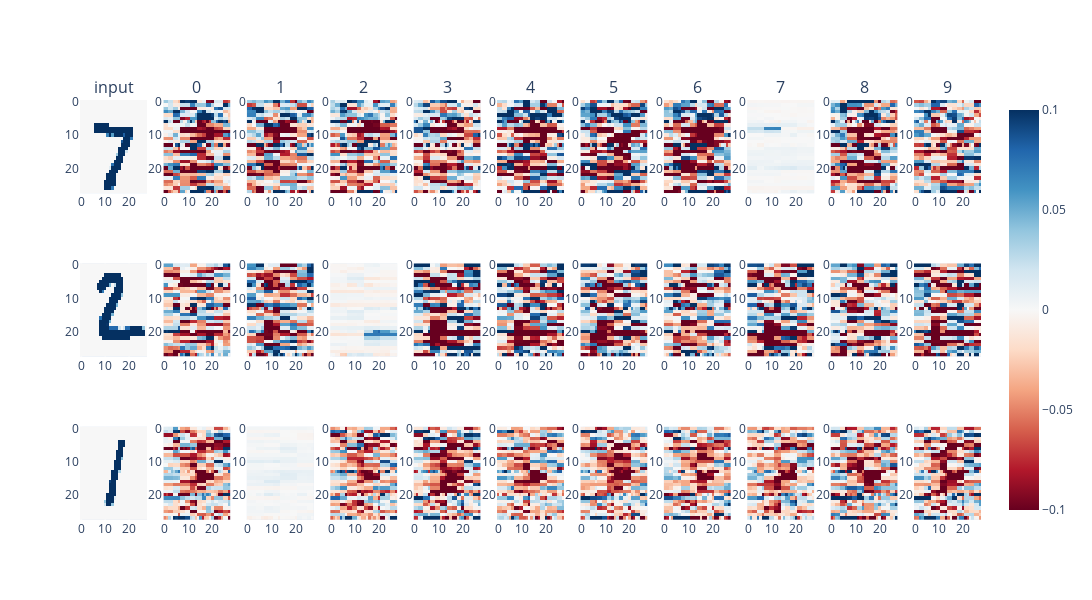

Notebook cell for this chart:
### Code cell
fig = make_subplots(rows=3, cols=11, subplot_titles=["input", *[str(x) for x in range(10)]])

for i in range(3):
    fig_i = px.imshow(shap_values.data[i, 0].numpy())
    fig.add_trace(fig_i["data"][0], row=i+1, col=1)
    fig.update_yaxes(autorange="reversed", row=i+1, col=1)

    for j in range(0, 10):
        fig_ij = px.imshow(shap_values.values[i, 0, :, :, j])
        fig.add_trace(fig_ij["data"][0], row=i+1, col=j+2)
        fig.update_coloraxes(colorscale="Plasma", row=i+1, col=j+2)
        fig.update_yaxes(autorange="reversed", row=i+1, col=j+2)

fig.update_coloraxes(colorscale="RdBu", cmin=-0.1, cmax=0.1)
fig.update_layout(width=1500, height=600)
fig

### Figure 1 — Plotly figure (JSON) as saved in the notebook; plotly's stock layout.template omitted (floating-point values rounded to 4 significant figures; data arrays with more than 128 entries replaced by an {"elided": "..."} marker saying what was removed)
{"data": [{"coloraxis": "coloraxis", "hovertemplate": "x: %{x}<br>y: %{y}<br>color: %{z}<extra></extra>", "name": "0", "type": "heatmap", "xaxis": "x", "yaxis": "y", "z": {"elided": "28x28 float values"}}, {"coloraxis": "coloraxis", "hovertemplate": "x: %{x}<br>y: %{y}<br>color: %{z}<extra></extra>", "name": "0", "type": "heatmap", "xaxis": "x2", "yaxis": "y2", "z": {"elided": "28x28 float values"}}, {"coloraxis": "coloraxis", "hovertemplate": "x: %{x}<br>y: %{y}<br>color: %{z}<extra></extra>", "name": "0", "type": "heatmap", "xaxis": "x3", "yaxis": "y3", "z": {"elided": "28x28 float values"}}, {"coloraxis": "coloraxis", "hovertemplate": "x: %{x}<br>y: %{y}<br>color: %{z}<extra></extra>", "name": "0", "type": "heatmap", "xaxis": "x4", "yaxis": "y4", "z": {"elided": "28x28 float values"}}, {"coloraxis": "coloraxis", "hovertemplate": "x: %{x}<br>y: %{y}<br>color: %{z}<extra></extra>", "name": "0", "type": "heatmap", "xaxis": "x5", "yaxis": "y5", "z": {"elided": "28x28 float values"}}, {"coloraxis": "coloraxis", "hovertemplate": "x: %{x}<br>y: %{y}<br>color: %{z}<extra></extra>", "name": "0", "type": "heatmap", "xaxis": "x6", "yaxis": "y6", "z": {"elided": "28x28 float values"}}, {"coloraxis": "coloraxis", "hovertemplate": "x: %{x}<br>y: %{y}<br>color: %{z}<extra></extra>", "name": "0", "type": "heatmap", "xaxis": "x7", "yaxis": "y7", "z": {"elided": "28x28 float values"}}, {"coloraxis": "coloraxis", "hovertemplate": "x: %{x}<br>y: %{y}<br>color: %{z}<extra></extra>", "name": "0", "type": "heatmap", "xaxis": "x8", "yaxis": "y8", "z": {"elided": "28x28 float values"}}, {"coloraxis": "coloraxis", "hovertemplate": "x: %{x}<br>y: %{y}<br>color: %{z}<extra></extra>", "name": "0", "type": "heatmap", "xaxis": "x9", "yaxis": "y9", "z": {"elided": "28x28 float values"}}, {"coloraxis": "coloraxis", "hovertemplate": "x: %{x}<br>y: %{y}<br>color: %{z}<extra></extra>", "name": "0", "type": "heatmap", "xaxis": "x10", "yaxis": "y10", "z": {"elided": "28x28 float values"}}, {"coloraxis": "coloraxis", "hovertemplate": "x: %{x}<br>y: %{y}<br>color: %{z}<extra></extra>", "name": "0", "type": "heatmap", "xaxis": "x11", "yaxis": "y11", "z": {"elided": "28x28 float values"}}, {"coloraxis": "coloraxis", "hovertemplate": "x: %{x}<br>y: %{y}<br>color: %{z}<extra></extra>", "name": "0", "type": "heatmap", "xaxis": "x12", "yaxis": "y12", "z": {"elided": "28x28 float values"}}, {"coloraxis": "coloraxis", "hovertemplate": "x: %{x}<br>y: %{y}<br>color: %{z}<extra></extra>", "name": "0", "type": "heatmap", "xaxis": "x13", "yaxis": "y13", "z": {"elided": "28x28 float values"}}, {"coloraxis": "coloraxis", "hovertemplate": "x: %{x}<br>y: %{y}<br>color: %{z}<extra></extra>", "name": "0", "type": "heatmap", "xaxis": "x14", "yaxis": "y14", "z": {"elided": "28x28 float values"}}, {"coloraxis": "coloraxis", "hovertemplate": "x: %{x}<br>y: %{y}<br>color: %{z}<extra></extra>", "name": "0", "type": "heatmap", "xaxis": "x15", "yaxis": "y15", "z": {"elided": "28x28 float values"}}, {"coloraxis": "coloraxis", "hovertemplate": "x: %{x}<br>y: %{y}<br>color: %{z}<extra></extra>", "name": "0", "type": "heatmap", "xaxis": "x16", "yaxis": "y16", "z": {"elided": "28x28 float values"}}, {"coloraxis": "coloraxis", "hovertemplate": "x: %{x}<br>y: %{y}<br>color: %{z}<extra></extra>", "name": "0", "type": "heatmap", "xaxis": "x17", "yaxis": "y17", "z": {"elided": "28x28 float values"}}, {"coloraxis": "coloraxis", "hovertemplate": "x: %{x}<br>y: %{y}<br>color: %{z}<extra></extra>", "name": "0", "type": "heatmap", "xaxis": "x18", "yaxis": "y18", "z": {"elided": "28x28 float values"}}, {"coloraxis": "coloraxis", "hovertemplate": "x: %{x}<br>y: %{y}<br>color: %{z}<extra></extra>", "name": "0", "type": "heatmap", "xaxis": "x19", "yaxis": "y19", "z": {"elided": "28x28 float values"}}, {"coloraxis": "coloraxis", "hovertemplate": "x: %{x}<br>y: %{y}<br>color: %{z}<extra></extra>", "name": "0", "type": "heatmap", "xaxis": "x20", "yaxis": "y20", "z": {"elided": "28x28 float values"}}, {"coloraxis": "coloraxis", "hovertemplate": "x: %{x}<br>y: %{y}<br>color: %{z}<extra></extra>", "name": "0", "type": "heatmap", "xaxis": "x21", "yaxis": "y21", "z": {"elided": "28x28 float values"}}, {"coloraxis": "coloraxis", "hovertemplate": "x: %{x}<br>y: %{y}<br>color: %{z}<extra></extra>", "name": "0", "type": "heatmap", "xaxis": "x22", "yaxis": "y22", "z": {"elided": "28x28 float values"}}, {"coloraxis": "coloraxis", "hovertemplate": "x: %{x}<br>y: %{y}<br>color: %{z}<extra></extra>", "name": "0", "type": "heatmap", "xaxis": "x23", "yaxis": "y23", "z": {"elided": "28x28 float values"}}, {"coloraxis": "coloraxis", "hovertemplate": "x: %{x}<br>y: %{y}<br>color: %{z}<extra></extra>", "name": "0", "type": "heatmap", "xaxis": "x24", "yaxis": "y24", "z": {"elided": "28x28 float values"}}, {"coloraxis": "coloraxis", "hovertemplate": "x: %{x}<br>y: %{y}<br>color: %{z}<extra></extra>", "name": "0", "type": "heatmap", "xaxis": "x25", "yaxis": "y25", "z": {"elided": "28x28 float values"}}, {"coloraxis": "coloraxis", "hovertemplate": "x: %{x}<br>y: %{y}<br>color: %{z}<extra></extra>", "name": "0", "type": "heatmap", "xaxis": "x26", "yaxis": "y26", "z": {"elided": "28x28 float values"}}, {"coloraxis": "coloraxis", "hovertemplate": "x: %{x}<br>y: %{y}<br>color: %{z}<extra></extra>", "name": "0", "type": "heatmap", "xaxis": "x27", "yaxis": "y27", "z": {"elided": "28x28 float values"}}, {"coloraxis": "coloraxis", "hovertemplate": "x: %{x}<br>y: %{y}<br>color: %{z}<extra></extra>", "name": "0", "type": "heatmap", "xaxis": "x28", "yaxis": "y28", "z": {"elided": "28x28 float values"}}, {"coloraxis": "coloraxis", "hovertemplate": "x: %{x}<br>y: %{y}<br>color: %{z}<extra></extra>", "name": "0", "type": "heatmap", "xaxis": "x29", "yaxis": "y29", "z": {"elided": "28x28 float values"}}, {"coloraxis": "coloraxis", "hovertemplate": "x: %{x}<br>y: %{y}<br>color: %{z}<extra></extra>", "name": "0", "type": "heatmap", "xaxis": "x30", "yaxis": "y30", "z": {"elided": "28x28 float values"}}, {"coloraxis": "coloraxis", "hovertemplate": "x: %{x}<br>y: %{y}<br>color: %{z}<extra></extra>", "name": "0", "type": "heatmap", "xaxis": "x31", "yaxis": "y31", "z": {"elided": "28x28 float values"}}, {"coloraxis": "coloraxis", "hovertemplate": "x: %{x}<br>y: %{y}<br>color: %{z}<extra></extra>", "name": "0", "type": "heatmap", "xaxis": "x32", "yaxis": "y32", "z": {"elided": "28x28 float values"}}, {"coloraxis": "coloraxis", "hovertemplate": "x: %{x}<br>y: %{y}<br>color: %{z}<extra></extra>", "name": "0", "type": "heatmap", "xaxis": "x33", "yaxis": "y33", "z": {"elided": "28x28 float values"}}], "layout": {"annotations": [{"font": {"size": 16}, "showarrow": false, "text": "input", "x": 0.03719, "xanchor": "center", "xref": "paper", "y": 1, "yanchor": "bottom", "yref": "paper"}, {"font": {"size": 16}, "showarrow": false, "text": "0", "x": 0.1298, "xanchor": "center", "xref": "paper", "y": 1, "yanchor": "bottom", "yref": "paper"}, {"font": {"size": 16}, "showarrow": false, "text": "1", "x": 0.2223, "xanchor": "center", "xref": "paper", "y": 1, "yanchor": "bottom", "yref": "paper"}, {"font": {"size": 16}, "showarrow": false, "text": "2", "x": 0.3149, "xanchor": "center", "xref": "paper", "y": 1, "yanchor": "bottom", "yref": "paper"}, {"font": {"size": 16}, "showarrow": false, "text": "3", "x": 0.4074, "xanchor": "center", "xref": "paper", "y": 1, "yanchor": "bottom", "yref": "paper"}, {"font": {"size": 16}, "showarrow": false, "text": "4", "x": 0.5, "xanchor": "center", "xref": "paper", "y": 1, "yanchor": "bottom", "yref": "paper"}, {"font": {"size": 16}, "showarrow": false, "text": "5", "x": 0.5926, "xanchor": "center", "xref": "paper", "y": 1, "yanchor": "bottom", "yref": "paper"}, {"font": {"size": 16}, "showarrow": false, "text": "6", "x": 0.6851, "xanchor": "center", "xref": "paper", "y": 1, "yanchor": "bottom", "yref": "paper"}, {"font": {"size": 16}, "showarrow": false, "text": "7", "x": 0.7777, "xanchor": "center", "xref": "paper", "y": 1, "yanchor": "bottom", "yref": "paper"}, {"font": {"size": 16}, "showarrow": false, "text": "8", "x": 0.8702, "xanchor": "center", "xref": "paper", "y": 1, "yanchor": "bottom", "yref": "paper"}, {"font": {"size": 16}, "showarrow": false, "text": "9", "x": 0.9628, "xanchor": "center", "xref": "paper", "y": 1, "yanchor": "bottom", "yref": "paper"}], "coloraxis": {"cmax": 0.1, "cmin": -0.1, "colorscale": [[0, "rgb(103,0,31)"], [0.1, "rgb(178,24,43)"], [0.2, "rgb(214,96,77)"], [0.3, "rgb(244,165,130)"], [0.4, "rgb(253,219,199)"], [0.5, "rgb(247,247,247)"], [0.6, "rgb(209,229,240)"], [0.7, "rgb(146,197,222)"], [0.8, "rgb(67,147,195)"], [0.9, "rgb(33,102,172)"], [1, "rgb(5,48,97)"]]}, "height": 600, "width": 1500, "xaxis": {"anchor": "y", "domain": [0, 0.07438]}, "xaxis10": {"anchor": "y10", "domain": [0.8331, 0.9074]}, "xaxis11": {"anchor": "y11", "domain": [0.9256, 1.0]}, "xaxis12": {"anchor": "y12", "domain": [0, 0.07438]}, "xaxis13": {"anchor": "y13", "domain": [0.09256, 0.1669]}, "xaxis14": {"anchor": "y14", "domain": [0.1851, 0.2595]}, "xaxis15": {"anchor": "y15", "domain": [0.2777, 0.3521]}, "xaxis16": {"anchor": "y16", "domain": [0.3702, 0.4446]}, "xaxis17": {"anchor": "y17", "domain": [0.4628, 0.5372]}, "xaxis18": {"anchor": "y18", "domain": [0.5554, 0.6298]}, "xaxis19": {"anchor": "y19", "domain": [0.6479, 0.7223]}, "xaxis2": {"anchor": "y2", "domain": [0.09256, 0.1669]}, "xaxis20": {"anchor": "y20", "domain": [0.7405, 0.8149]}, "xaxis21": {"anchor": "y21", "domain": [0.8331, 0.9074]}, "xaxis22": {"anchor": "y22", "domain": [0.9256, 1.0]}, "xaxis23": {"anchor": "y23", "domain": [0, 0.07438]}, "xaxis24": {"anchor": "y24", "domain": [0.09256, 0.1669]}, "xaxis25": {"anchor": "y25", "domain": [0.1851, 0.2595]}, "xaxis26": {"anchor": "y26", "domain": [0.2777, 0.3521]}, "xaxis27": {"anchor": "y27", "domain": [0.3702, 0.4446]}, "xaxis28": {"anchor": "y28", "domain": [0.4628, 0.5372]}, "xaxis29": {"anchor": "y29", "domain": [0.5554, 0.6298]}, "xaxis3": {"anchor": "y3", "domain": [0.1851, 0.2595]}, "xaxis30": {"anchor": "y30", "domain": [0.6479, 0.7223]}, "xaxis31": {"anchor": "y31", "domain": [0.7405, 0.8149]}, "xaxis32": {"anchor": "y32", "domain": [0.8331, 0.9074]}, "xaxis33": {"anchor": "y33", "domain": [0.9256, 1.0]}, "xaxis4": {"anchor": "y4", "domain": [0.2777, 0.3521]}, "xaxis5": {"anchor": "y5", "domain": [0.3702, 0.4446]}, "xaxis6": {"anchor": "y6", "domain": [0.4628, 0.5372]}, "xaxis7": {"anchor": "y7", "domain": [0.5554, 0.6298]}, "xaxis8": {"anchor": "y8", "domain": [0.6479, 0.7223]}, "xaxis9": {"anchor": "y9", "domain": [0.7405, 0.8149]}, "yaxis": {"anchor": "x", "autorange": "reversed", "domain": [0.7778, 1]}, "yaxis10": {"anchor": "x10", "autorange": "reversed", "domain": [0.7778, 1]}, "yaxis11": {"anchor": "x11", "autorange": "reversed", "domain": [0.7778, 1]}, "yaxis12": {"anchor": "x12", "autorange": "reversed", "domain": [0.3889, 0.6111]}, "yaxis13": {"anchor": "x13", "autorange": "reversed", "domain": [0.3889, 0.6111]}, "yaxis14": {"anchor": "x14", "autorange": "reversed", "domain": [0.3889, 0.6111]}, "yaxis15": {"anchor": "x15", "autorange": "reversed", "domain": [0.3889, 0.6111]}, "yaxis16": {"anchor": "x16", "autorange": "reversed", "domain": [0.3889, 0.6111]}, "yaxis17": {"anchor": "x17", "autorange": "reversed", "domain": [0.3889, 0.6111]}, "yaxis18": {"anchor": "x18", "autorange": "reversed", "domain": [0.3889, 0.6111]}, "yaxis19": {"anchor": "x19", "autorange": "reversed", "domain": [0.3889, 0.6111]}, "yaxis2": {"anchor": "x2", "autorange": "reversed", "domain": [0.7778, 1]}, "yaxis20": {"anchor": "x20", "autorange": "reversed", "domain": [0.3889, 0.6111]}, "yaxis21": {"anchor": "x21", "autorange": "reversed", "domain": [0.3889, 0.6111]}, "yaxis22": {"anchor": "x22", "autorange": "reversed", "domain": [0.3889, 0.6111]}, "yaxis23": {"anchor": "x23", "autorange": "reversed", "domain": [0, 0.2222]}, "yaxis24": {"anchor": "x24", "autorange": "reversed", "domain": [0, 0.2222]}, "yaxis25": {"anchor": "x25", "autorange": "reversed", "domain": [0, 0.2222]}, "yaxis26": {"anchor": "x26", "autorange": "reversed", "domain": [0, 0.2222]}, "yaxis27": {"anchor": "x27", "autorange": "reversed", "domain": [0, 0.2222]}, "yaxis28": {"anchor": "x28", "autorange": "reversed", "domain": [0, 0.2222]}, "yaxis29": {"anchor": "x29", "autorange": "reversed", "domain": [0, 0.2222]}, "yaxis3": {"anchor": "x3", "autorange": "reversed", "domain": [0.7778, 1]}, "yaxis30": {"anchor": "x30", "autorange": "reversed", "domain": [0, 0.2222]}, "yaxis31": {"anchor": "x31", "autorange": "reversed", "domain": [0, 0.2222]}, "yaxis32": {"anchor": "x32", "autorange": "reversed", "domain": [0, 0.2222]}, "yaxis33": {"anchor": "x33", "autorange": "reversed", "domain": [0, 0.2222]}, "yaxis4": {"anchor": "x4", "autorange": "reversed", "domain": [0.7778, 1]}, "yaxis5": {"anchor": "x5", "autorange": "reversed", "domain": [0.7778, 1]}, "yaxis6": {"anchor": "x6", "autorange": "reversed", "domain": [0.7778, 1]}, "yaxis7": {"anchor": "x7", "autorange": "reversed", "domain": [0.7778, 1]}, "yaxis8": {"anchor": "x8", "autorange": "reversed", "domain": [0.7778, 1]}, "yaxis9": {"anchor": "x9", "autorange": "reversed", "domain": [0.7778, 1]}}}
